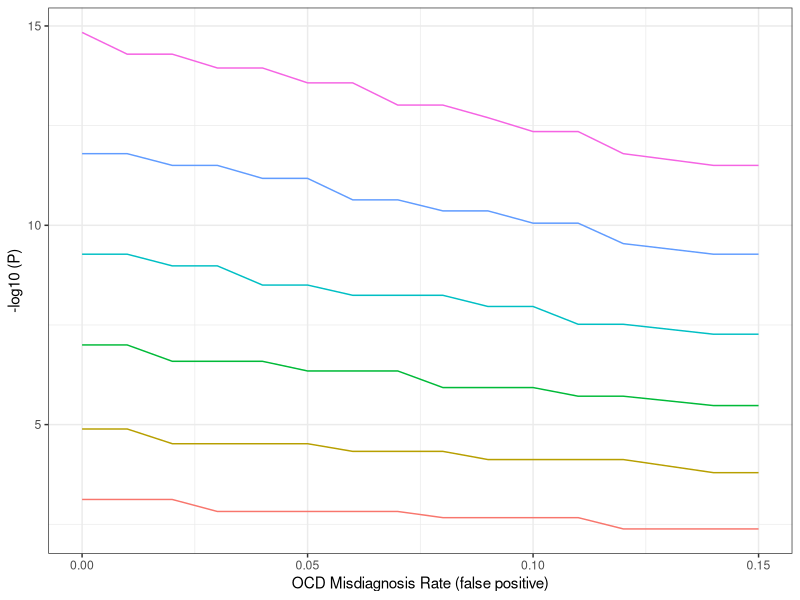
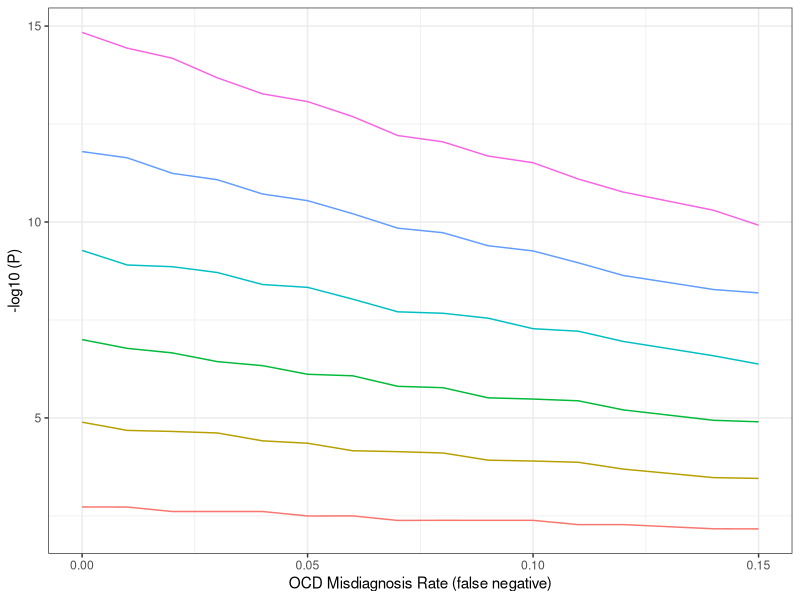

These charts were generated, in order, by the following R code:
# Figure 1: GWAS p-value simulation P-value deterioration curves per minor-allele frequency bins (0.1, 0.2, 0.225, 0.25, 0.275, 0.3), plotted against rates of phenotype misclassifications. 
#A: P-value deterioration as a function of misclassified case status. 
#B: P-value deterioration as a function of misclassified control status

library(tidyverse)

# False positive Dx
DF <- data.frame(
  NCASES             = c( 280,  280,  280,  280,  280,  280,  280,  280,  280,  280,  280,  280,  280,  280,  280,  280),
  NCONTROLS          = c(1120, 1120, 1120, 1120, 1120, 1120, 1120, 1120, 1120, 1120, 1120, 1120, 1120, 1120, 1120, 1120),
  MIS_OCD            = c(0.00, 0.01, 0.02, 0.03, 0.04, 0.05, 0.06, 0.07, 0.08, 0.09, 0.10, 0.11, 0.12, 0.12, 0.14, 0.15))

DF6 <- DF %>%
  mutate(AFREQ_CASE = 0.3, AFREQ_CONT = 0.1) %>%
  mutate(CASE_As = (1 - AFREQ_CASE) * NCASES * (1-MIS_OCD) + (1 - AFREQ_CONT) * NCASES * MIS_OCD,
         CASE_Bs = AFREQ_CASE * NCASES * (1-MIS_OCD) + AFREQ_CONT * NCASES * MIS_OCD,
         CONT_As = (1 - AFREQ_CONT) * NCONTROLS,
         CONT_Bs = AFREQ_CONT * NCONTROLS) %>%
  rowwise() %>%
  mutate(P = -log10(fisher.test(matrix(c(CASE_As, CASE_Bs, CONT_As, CONT_Bs), nrow=2, byrow=T))$p.value))

DF5 <- DF %>%
  mutate(AFREQ_CASE = 0.275, AFREQ_CONT = 0.1) %>%
  mutate(CASE_As = (1 - AFREQ_CASE) * NCASES * (1-MIS_OCD) + (1 - AFREQ_CONT) * NCASES * MIS_OCD,
         CASE_Bs = AFREQ_CASE * NCASES * (1-MIS_OCD) + AFREQ_CONT * NCASES * MIS_OCD,
         CONT_As = (1 - AFREQ_CONT) * NCONTROLS,
         CONT_Bs = AFREQ_CONT * NCONTROLS) %>%
  rowwise() %>%
  mutate(P = -log10(fisher.test(matrix(c(CASE_As, CASE_Bs, CONT_As, CONT_Bs), nrow=2, byrow=T))$p.value))

DF4 <- DF %>%
  mutate(AFREQ_CASE = 0.25, AFREQ_CONT = 0.1) %>%
  mutate(CASE_As = (1 - AFREQ_CASE) * NCASES * (1-MIS_OCD) + (1 - AFREQ_CONT) * NCASES * MIS_OCD,
         CASE_Bs = AFREQ_CASE * NCASES * (1-MIS_OCD) + AFREQ_CONT * NCASES * MIS_OCD,
         CONT_As = (1 - AFREQ_CONT) * NCONTROLS,
         CONT_Bs = AFREQ_CONT * NCONTROLS) %>%
  rowwise() %>%
  mutate(P = -log10(fisher.test(matrix(c(CASE_As, CASE_Bs, CONT_As, CONT_Bs), nrow=2, byrow=T))$p.value))

DF3 <- DF %>%
  mutate(AFREQ_CASE = 0.225, AFREQ_CONT = 0.1) %>%
  mutate(CASE_As = (1 - AFREQ_CASE) * NCASES * (1-MIS_OCD) + (1 - AFREQ_CONT) * NCASES * MIS_OCD,
         CASE_Bs = AFREQ_CASE * NCASES * (1-MIS_OCD) + AFREQ_CONT * NCASES * MIS_OCD,
         CONT_As = (1 - AFREQ_CONT) * NCONTROLS,
         CONT_Bs = AFREQ_CONT * NCONTROLS) %>%
  rowwise() %>%
  mutate(P = -log10(fisher.test(matrix(c(CASE_As, CASE_Bs, CONT_As, CONT_Bs), nrow=2, byrow=T))$p.value))

DF2 <- DF %>%
  mutate(AFREQ_CASE = 0.2, AFREQ_CONT = 0.1) %>%
  mutate(CASE_As = (1 - AFREQ_CASE) * NCASES * (1-MIS_OCD) + (1 - AFREQ_CONT) * NCASES * MIS_OCD,
         CASE_Bs = AFREQ_CASE * NCASES * (1-MIS_OCD) + AFREQ_CONT * NCASES * MIS_OCD,
         CONT_As = (1 - AFREQ_CONT) * NCONTROLS,
         CONT_Bs = AFREQ_CONT * NCONTROLS) %>%
  rowwise() %>%
  mutate(P = -log10(fisher.test(matrix(c(CASE_As, CASE_Bs, CONT_As, CONT_Bs), nrow=2, byrow=T))$p.value))

DF1 <- DF %>%
  mutate(AFREQ_CASE = 0.175, AFREQ_CONT = 0.1) %>%
  mutate(CASE_As = (1 - AFREQ_CASE) * NCASES * (1-MIS_OCD) + (1 - AFREQ_CONT) * NCASES * MIS_OCD,
         CASE_Bs = AFREQ_CASE * NCASES * (1-MIS_OCD) + AFREQ_CONT * NCASES * MIS_OCD,
         CONT_As = (1 - AFREQ_CONT) * NCONTROLS,
         CONT_Bs = AFREQ_CONT * NCONTROLS) %>%
  rowwise() %>%
  mutate(P = -log10(fisher.test(matrix(c(CASE_As, CASE_Bs, CONT_As, CONT_Bs), nrow=2, byrow=T))$p.value))

DF_MISSOCD <- rbind(DF1, DF2, DF3, DF4, DF5, DF6)

ggplot(DF_MISSOCD, aes(x=MIS_OCD, y=P, color=as.factor(AFREQ_CASE))) + # 520 by 500
  geom_line() +
  theme_bw() +
  xlab("OCD Misdiagnosis Rate (false positive)") +
  ylab("-log10 (P)") +
  theme(legend.position = "none")

# False negatives Dx
CF <- data.frame(
  NCASES             = c( 280,  280,  280,  280,  280,  280,  280,  280,  280,  280,  280,  280,  280,  280,  280,  280),
  NCONTROLS          = c(1120, 1120, 1120, 1120, 1120, 1120, 1120, 1120, 1120, 1120, 1120, 1120, 1120, 1120, 1120, 1120),
  MIS_OCD            = c(0.00, 0.01, 0.02, 0.03, 0.04, 0.05, 0.06, 0.07, 0.08, 0.09, 0.10, 0.11, 0.12, 0.12, 0.14, 0.15))

CF6 <- CF %>%
  mutate(AFREQ_CA = 0.3, AFREQ_CO = 0.1) %>%
  mutate(CONT_A = (1 - AFREQ_CO) * NCONTROLS * (1-MIS_OCD) + (1 - AFREQ_CA) * NCONTROLS * MIS_OCD,
         CONT_B = AFREQ_CO * NCONTROLS * (1-MIS_OCD) + AFREQ_CA * NCONTROLS * MIS_OCD,
         CASE_A = (1 - AFREQ_CA) * NCASES,
         CASE_B = AFREQ_CA * NCASES) %>%
  rowwise() %>%
  mutate(P = -log10(fisher.test(matrix(c(CONT_A, CONT_B, CASE_A, CASE_B), nrow=2, byrow=T))$p.value))

CF5 <- CF %>%
  mutate(AFREQ_CA = 0.275, AFREQ_CO = 0.1) %>%
  mutate(CONT_A = (1 - AFREQ_CO) * NCONTROLS * (1-MIS_OCD) + (1 - AFREQ_CA) * NCONTROLS * MIS_OCD,
         CONT_B = AFREQ_CO * NCONTROLS * (1-MIS_OCD) + AFREQ_CA * NCONTROLS * MIS_OCD,
         CASE_A = (1 - AFREQ_CA) * NCASES,
         CASE_B = AFREQ_CA * NCASES) %>%
  rowwise() %>%
  mutate(P = -log10(fisher.test(matrix(c(CONT_A, CONT_B, CASE_A, CASE_B), nrow=2, byrow=T))$p.value))

CF4 <- CF %>%
  mutate(AFREQ_CA = 0.25, AFREQ_CO = 0.1) %>%
  mutate(CONT_A = (1 - AFREQ_CO) * NCONTROLS * (1-MIS_OCD) + (1 - AFREQ_CA) * NCONTROLS * MIS_OCD,
         CONT_B = AFREQ_CO * NCONTROLS * (1-MIS_OCD) + AFREQ_CA * NCONTROLS * MIS_OCD,
         CASE_A = (1 - AFREQ_CA) * NCASES,
         CASE_B = AFREQ_CA * NCASES) %>%
  rowwise() %>%
  mutate(P = -log10(fisher.test(matrix(c(CONT_A, CONT_B, CASE_A, CASE_B), nrow=2, byrow=T))$p.value))

CF3 <- CF %>%
  mutate(AFREQ_CA = 0.225, AFREQ_CO = 0.1) %>%
  mutate(CONT_A = (1 - AFREQ_CO) * NCONTROLS * (1-MIS_OCD) + (1 - AFREQ_CA) * NCONTROLS * MIS_OCD,
         CONT_B = AFREQ_CO * NCONTROLS * (1-MIS_OCD) + AFREQ_CA * NCONTROLS * MIS_OCD,
         CASE_A = (1 - AFREQ_CA) * NCASES,
         CASE_B = AFREQ_CA * NCASES) %>%
  rowwise() %>%
  mutate(P = -log10(fisher.test(matrix(c(CONT_A, CONT_B, CASE_A, CASE_B), nrow=2, byrow=T))$p.value))

CF2 <- CF %>%
  mutate(AFREQ_CA = 0.2, AFREQ_CO = 0.1) %>%
  mutate(CONT_A = (1 - AFREQ_CO) * NCONTROLS * (1-MIS_OCD) + (1 - AFREQ_CA) * NCONTROLS * MIS_OCD,
         CONT_B = AFREQ_CO * NCONTROLS * (1-MIS_OCD) + AFREQ_CA * NCONTROLS * MIS_OCD,
         CASE_A = (1 - AFREQ_CA) * NCASES,
         CASE_B = AFREQ_CA * NCASES) %>%
  rowwise() %>%
  mutate(P = -log10(fisher.test(matrix(c(CONT_A, CONT_B, CASE_A, CASE_B), nrow=2, byrow=T))$p.value))

CF1 <- CF %>%
  mutate(AFREQ_CO = 0.175, AFREQ_CA = 0.1) %>%
  mutate(CONT_A = (1 - AFREQ_CO) * NCONTROLS * (1-MIS_OCD) + (1 - AFREQ_CA) * NCONTROLS * MIS_OCD,
         CONT_B = AFREQ_CO * NCONTROLS * (1-MIS_OCD) + AFREQ_CA * NCONTROLS * MIS_OCD,
         CASE_A = (1 - AFREQ_CA) * NCASES,
         CASE_B = AFREQ_CA * NCASES) %>%
  rowwise() %>%
  mutate(P = -log10(fisher.test(matrix(c(CONT_A, CONT_B, CASE_A, CASE_B), nrow=2, byrow=T))$p.value))

CF_MISSOCD <- rbind(CF1, CF2, CF3, CF4, CF5, CF6)

ggplot(CF_MISSOCD, aes(x=MIS_OCD, y=P, color=as.factor(AFREQ_CA))) + # 520 by 500
  geom_line() +
  theme_bw() +
  xlab("OCD Misdiagnosis Rate (false negative)") +
  ylab("-log10 (P)") +
  theme(legend.position = "none")
